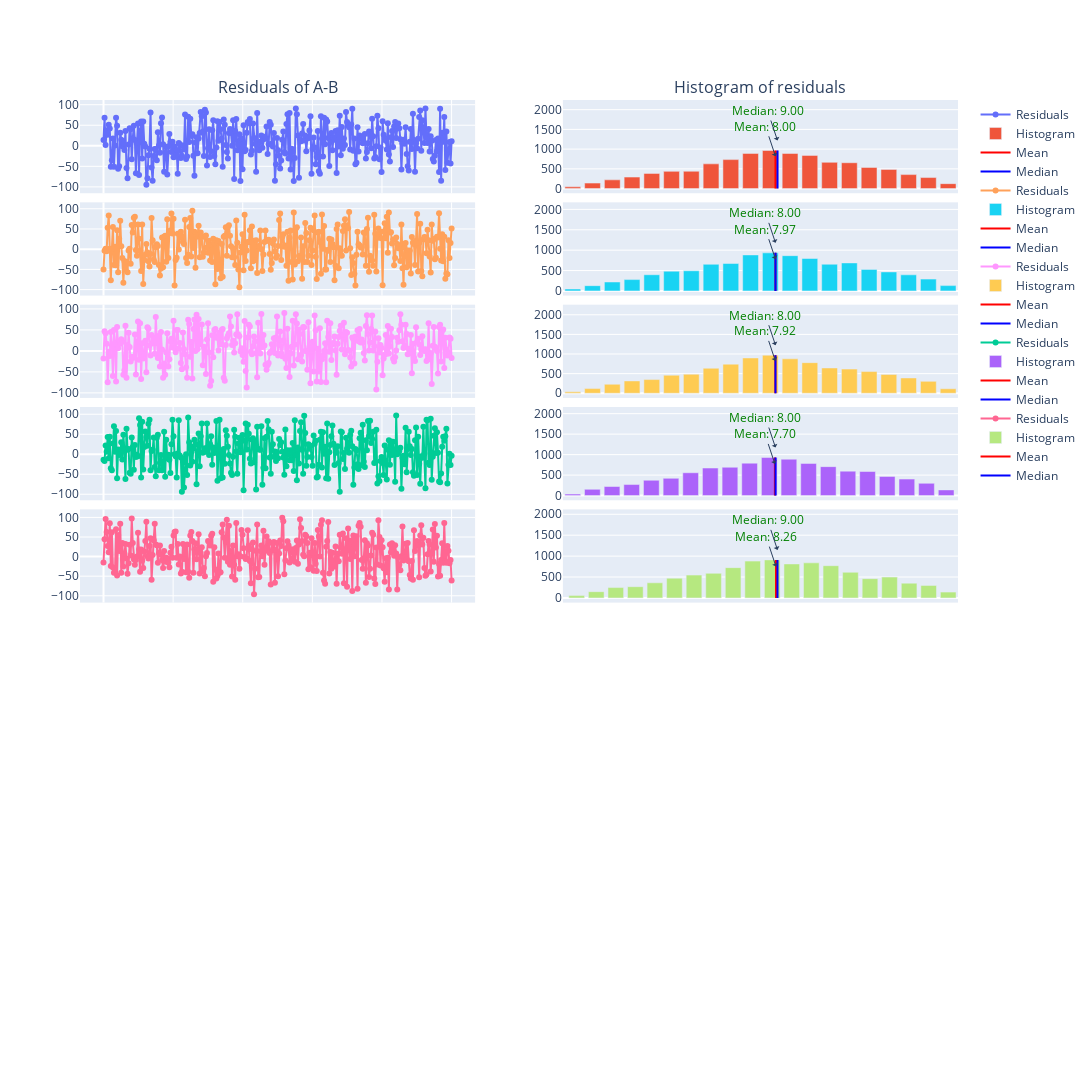

Notebook code for this chart:
### Markdown cell above
### **Strategy B** Given `J` infer `J+1`

The probability distribution of chosing $i_A$ is uniform,so we can create a probabilistic model to infer the next number given the previous one. The seed in this case is 50 so equal probability for first try.

**Idea:**

Given a random number $i_A$ we compute the probability of be greater or lower value in the following iteration. $$P_{higher} = \frac{100-i_A}{100},$$ $$P_{lower} = \frac{i_A}{100}.$$

* Seed $i_0$ 
* Iteration 1: $i_B = i0$
    * Compute $i_A$
    * Compute $\Delta$
    * Update $i_0$: 
        * If $P_{lower} > P_{higher}$ --> $i_0 = \textrm{randint}(0, i_A / 2)$   
        * If $P_{higher} > P_{lower}$ --> $i_0 = \textrm{randint}(i_A, i_A + \frac{100-i_A}{100})$

### Code cell
number_cases=10000
cases_to_test = 5

fig = make_subplots(rows=len(cases), cols=2, 
                    subplot_titles=("Residuals of A-B", "Histogram of residuals"),
                    shared_xaxes=True,
                    vertical_spacing=0.01)

i = 0
for jiter in range(cases_to_test):
    # Compute payout or residuals
    residuals = []
    i0 = 50
    for _ in range(number_cases):
        prob_higher = (100-i0)/100
        prob_lower = i0/100
        i_A = number_A(1)[0]
        i_B = i0
        residuals.append(i_A - i_B)

        if prob_higher >= prob_lower:
            if i_A >= 99:
                i0 = np.random.randint(0,int(i_A/2),1)[0]
            else:
                i0 = np.random.randint(i_A,int(i_A+(100-i_A)/2),1)[0]
        elif prob_higher < prob_lower:
            if i_A <=1 :
                i0 = np.random.randint(0,100,1)[0]
            else:
                i0 = np.random.randint(0,i_A/2,1)[0]
    
    step=int(30)
    
    # Plot residuals with x-labels
    fig.add_trace(go.Scatter(x=np.linspace(0,1000,int(len(residuals)/step)+1), 
                             y=residuals[::step], 
                             mode='lines+markers', 
                             name='Residuals'), 
                  row=i+1, col=1)
    
    # histogram with counts in Y-axis
    # compute historgram and media and median of residuals
    hist, bin_edges = np.histogram(residuals, bins=20)
    bin_centers = (bin_edges[:-1] + bin_edges[1:]) / 2
    # Calculate mean and median
    mean_residuals = np.mean(residuals)
    median_residuals = np.median(residuals)
    if mean_residuals < 0:
        color = 'red'
    else:
        color = 'green'
        
    # Plot histogram
    fig.add_trace(go.Bar(x=bin_centers, y=hist, name='Histogram'), row=i+1, col=2)
    # Plot mean and median vlines
    fig.add_trace(go.Scatter(x=[mean_residuals, mean_residuals], 
                             y=[0, np.max(hist)], 
                             mode='lines', 
                             name='Mean', 
                             line=dict(color='red')), 
                  row=i+1, col=2)
    # Median
    fig.add_trace(go.Scatter(x=[median_residuals, median_residuals],
                                y=[0, np.max(hist)], 
                                mode='lines', 
                                name='Median', 
                                line=dict(color='blue')), 
                    row=i+1, col=2)
    # Add annotation mean and median
    fig.add_annotation(x=mean_residuals, y=np.max(hist)-400, 
                       text="Mean: {:.2f}".format(mean_residuals), 
                       showarrow=True, 
                       arrowhead=1, 
                       yshift=10,
                       font=dict(color=color), 
                       row=i+1, col=2)
    fig.add_annotation(x=median_residuals, y=np.max(hist),
                            text="Median: {:.2f}".format(median_residuals), 
                            showarrow=True, 
                            arrowhead=1, 
                            yshift=10,
                            font=dict(color=color), 
                            row=i+1, col=2)
    i=i+1

fig.update_layout(
    autosize=False,
    width=1200,
    height=1200,
)
fig.show()

### Figure 1 — Plotly figure (JSON) as saved in the notebook; plotly's stock layout.template omitted (floating-point values rounded to 4 significant figures; data arrays with more than 128 entries replaced by an {"elided": "..."} marker saying what was removed)
{"data": [{"mode": "lines+markers", "name": "Residuals", "type": "scatter", "x": {"elided": "334 float values"}, "xaxis": "x", "y": {"elided": "334 int values"}, "yaxis": "y"}, {"name": "Histogram", "type": "bar", "x": [-93.08, -83.22, -73.38, -63.53, -53.67, -43.83, -33.98, -24.12, -14.28, -4.425, 5.425, 15.27, 25.12, 34.97, 44.83, 54.67, 64.52, 74.37, 84.22, 94.08], "xaxis": "x2", "y": [43, 139, 221, 291, 385, 436, 439, 626, 734, 891, 965, 890, 841, 665, 655, 536, 486, 354, 279, 124], "yaxis": "y2"}, {"line": {"color": "red"}, "mode": "lines", "name": "Mean", "type": "scatter", "x": [7.996, 7.996], "xaxis": "x2", "y": [0, 965], "yaxis": "y2"}, {"line": {"color": "blue"}, "mode": "lines", "name": "Median", "type": "scatter", "x": [9, 9], "xaxis": "x2", "y": [0, 965], "yaxis": "y2"}, {"mode": "lines+markers", "name": "Residuals", "type": "scatter", "x": {"elided": "334 float values"}, "xaxis": "x3", "y": {"elided": "334 int values"}, "yaxis": "y3"}, {"name": "Histogram", "type": "bar", "x": [-93.08, -83.22, -73.38, -63.53, -53.67, -43.83, -33.98, -24.12, -14.28, -4.425, 5.425, 15.27, 25.12, 34.97, 44.83, 54.67, 64.52, 74.37, 84.22, 94.08], "xaxis": "x4", "y": [47, 129, 219, 278, 397, 484, 494, 653, 672, 883, 934, 865, 795, 654, 687, 528, 466, 395, 290, 130], "yaxis": "y4"}, {"line": {"color": "red"}, "mode": "lines", "name": "Mean", "type": "scatter", "x": [7.974, 7.974], "xaxis": "x4", "y": [0, 934], "yaxis": "y4"}, {"line": {"color": "blue"}, "mode": "lines", "name": "Median", "type": "scatter", "x": [8, 8], "xaxis": "x4", "y": [0, 934], "yaxis": "y4"}, {"mode": "lines+markers", "name": "Residuals", "type": "scatter", "x": {"elided": "334 float values"}, "xaxis": "x5", "y": {"elided": "334 int values"}, "yaxis": "y5"}, {"name": "Histogram", "type": "bar", "x": [-93.08, -83.22, -73.38, -63.53, -53.67, -43.83, -33.98, -24.12, -14.28, -4.425, 5.425, 15.27, 25.12, 34.97, 44.83, 54.67, 64.52, 74.37, 84.22, 94.08], "xaxis": "x6", "y": [36, 119, 229, 314, 349, 460, 486, 637, 742, 900, 970, 877, 780, 644, 616, 553, 481, 390, 303, 114], "yaxis": "y6"}, {"line": {"color": "red"}, "mode": "lines", "name": "Mean", "type": "scatter", "x": [7.922, 7.922], "xaxis": "x6", "y": [0, 970], "yaxis": "y6"}, {"line": {"color": "blue"}, "mode": "lines", "name": "Median", "type": "scatter", "x": [8, 8], "xaxis": "x6", "y": [0, 970], "yaxis": "y6"}, {"mode": "lines+markers", "name": "Residuals", "type": "scatter", "x": {"elided": "334 float values"}, "xaxis": "x7", "y": {"elided": "334 int values"}, "yaxis": "y7"}, {"name": "Histogram", "type": "bar", "x": [-93.1, -83.3, -73.5, -63.7, -53.9, -44.1, -34.3, -24.5, -14.7, -4.9, 4.9, 14.7, 24.5, 34.3, 44.1, 53.9, 63.7, 73.5, 83.3, 93.1], "xaxis": "x8", "y": [37, 153, 222, 270, 375, 422, 558, 673, 692, 792, 929, 889, 786, 707, 597, 588, 468, 403, 300, 139], "yaxis": "y8"}, {"line": {"color": "red"}, "mode": "lines", "name": "Mean", "type": "scatter", "x": [7.699, 7.699], "xaxis": "x8", "y": [0, 929], "yaxis": "y8"}, {"line": {"color": "blue"}, "mode": "lines", "name": "Median", "type": "scatter", "x": [8, 8], "xaxis": "x8", "y": [0, 929], "yaxis": "y8"}, {"mode": "lines+markers", "name": "Residuals", "type": "scatter", "x": {"elided": "334 float values"}, "xaxis": "x9", "y": {"elided": "334 int values"}, "yaxis": "y9"}, {"name": "Histogram", "type": "bar", "x": [-91.12, -81.38, -71.62, -61.88, -52.12, -42.38, -32.62, -22.88, -13.12, -3.375, 6.375, 16.12, 25.88, 35.62, 45.38, 55.12, 64.88, 74.62, 84.38, 94.12], "xaxis": "x10", "y": [56, 150, 248, 269, 362, 472, 547, 589, 725, 881, 910, 813, 839, 771, 614, 461, 499, 354, 300, 140], "yaxis": "y10"}, {"line": {"color": "red"}, "mode": "lines", "name": "Mean", "type": "scatter", "x": [8.26, 8.26], "xaxis": "x10", "y": [0, 910], "yaxis": "y10"}, {"line": {"color": "blue"}, "mode": "lines", "name": "Median", "type": "scatter", "x": [9, 9], "xaxis": "x10", "y": [0, 910], "yaxis": "y10"}], "layout": {"annotations": [{"font": {"size": 16}, "showarrow": false, "text": "Residuals of A-B", "x": 0.225, "xanchor": "center", "xref": "paper", "y": 1, "yanchor": "bottom", "yref": "paper"}, {"font": {"size": 16}, "showarrow": false, "text": "Histogram of residuals", "x": 0.775, "xanchor": "center", "xref": "paper", "y": 1, "yanchor": "bottom", "yref": "paper"}, {"arrowhead": 1, "font": {"color": "green"}, "showarrow": true, "text": "Mean: 8.00", "x": 7.996, "xref": "x2", "y": 565, "yref": "y2", "yshift": 10}, {"arrowhead": 1, "font": {"color": "green"}, "showarrow": true, "text": "Median: 9.00", "x": 9, "xref": "x2", "y": 965, "yref": "y2", "yshift": 10}, {"arrowhead": 1, "font": {"color": "green"}, "showarrow": true, "text": "Mean: 7.97", "x": 7.974, "xref": "x4", "y": 534, "yref": "y4", "yshift": 10}, {"arrowhead": 1, "font": {"color": "green"}, "showarrow": true, "text": "Median: 8.00", "x": 8, "xref": "x4", "y": 934, "yref": "y4", "yshift": 10}, {"arrowhead": 1, "font": {"color": "green"}, "showarrow": true, "text": "Mean: 7.92", "x": 7.922, "xref": "x6", "y": 570, "yref": "y6", "yshift": 10}, {"arrowhead": 1, "font": {"color": "green"}, "showarrow": true, "text": "Median: 8.00", "x": 8, "xref": "x6", "y": 970, "yref": "y6", "yshift": 10}, {"arrowhead": 1, "font": {"color": "green"}, "showarrow": true, "text": "Mean: 7.70", "x": 7.699, "xref": "x8", "y": 529, "yref": "y8", "yshift": 10}, {"arrowhead": 1, "font": {"color": "green"}, "showarrow": true, "text": "Median: 8.00", "x": 8, "xref": "x8", "y": 929, "yref": "y8", "yshift": 10}, {"arrowhead": 1, "font": {"color": "green"}, "showarrow": true, "text": "Mean: 8.26", "x": 8.26, "xref": "x10", "y": 510, "yref": "y10", "yshift": 10}, {"arrowhead": 1, "font": {"color": "green"}, "showarrow": true, "text": "Median: 9.00", "x": 9, "xref": "x10", "y": 910, "yref": "y10", "yshift": 10}], "autosize": false, "height": 1200, "width": 1200, "xaxis": {"anchor": "y", "domain": [0, 0.45], "matches": "x17", "showticklabels": false}, "xaxis10": {"anchor": "y10", "domain": [0.55, 1], "matches": "x18", "showticklabels": false}, "xaxis11": {"anchor": "y11", "domain": [0, 0.45], "matches": "x17", "showticklabels": false}, "xaxis12": {"anchor": "y12", "domain": [0.55, 1], "matches": "x18", "showticklabels": false}, "xaxis13": {"anchor": "y13", "domain": [0, 0.45], "matches": "x17", "showticklabels": false}, "xaxis14": {"anchor": "y14", "domain": [0.55, 1], "matches": "x18", "showticklabels": false}, "xaxis15": {"anchor": "y15", "domain": [0, 0.45], "matches": "x17", "showticklabels": false}, "xaxis16": {"anchor": "y16", "domain": [0.55, 1], "matches": "x18", "showticklabels": false}, "xaxis17": {"anchor": "y17", "domain": [0, 0.45]}, "xaxis18": {"anchor": "y18", "domain": [0.55, 1]}, "xaxis2": {"anchor": "y2", "domain": [0.55, 1], "matches": "x18", "showticklabels": false}, "xaxis3": {"anchor": "y3", "domain": [0, 0.45], "matches": "x17", "showticklabels": false}, "xaxis4": {"anchor": "y4", "domain": [0.55, 1], "matches": "x18", "showticklabels": false}, "xaxis5": {"anchor": "y5", "domain": [0, 0.45], "matches": "x17", "showticklabels": false}, "xaxis6": {"anchor": "y6", "domain": [0.55, 1], "matches": "x18", "showticklabels": false}, "xaxis7": {"anchor": "y7", "domain": [0, 0.45], "matches": "x17", "showticklabels": false}, "xaxis8": {"anchor": "y8", "domain": [0.55, 1], "matches": "x18", "showticklabels": false}, "xaxis9": {"anchor": "y9", "domain": [0, 0.45], "matches": "x17", "showticklabels": false}, "yaxis": {"anchor": "x", "domain": [0.8978, 1]}, "yaxis10": {"anchor": "x10", "domain": [0.4489, 0.5511]}, "yaxis11": {"anchor": "x11", "domain": [0.3367, 0.4389]}, "yaxis12": {"anchor": "x12", "domain": [0.3367, 0.4389]}, "yaxis13": {"anchor": "x13", "domain": [0.2244, 0.3267]}, "yaxis14": {"anchor": "x14", "domain": [0.2244, 0.3267]}, "yaxis15": {"anchor": "x15", "domain": [0.1122, 0.2144]}, "yaxis16": {"anchor": "x16", "domain": [0.1122, 0.2144]}, "yaxis17": {"anchor": "x17", "domain": [0, 0.1022]}, "yaxis18": {"anchor": "x18", "domain": [0, 0.1022]}, "yaxis2": {"anchor": "x2", "domain": [0.8978, 1]}, "yaxis3": {"anchor": "x3", "domain": [0.7856, 0.8878]}, "yaxis4": {"anchor": "x4", "domain": [0.7856, 0.8878]}, "yaxis5": {"anchor": "x5", "domain": [0.6733, 0.7756]}, "yaxis6": {"anchor": "x6", "domain": [0.6733, 0.7756]}, "yaxis7": {"anchor": "x7", "domain": [0.5611, 0.6633]}, "yaxis8": {"anchor": "x8", "domain": [0.5611, 0.6633]}, "yaxis9": {"anchor": "x9", "domain": [0.4489, 0.5511]}}}
